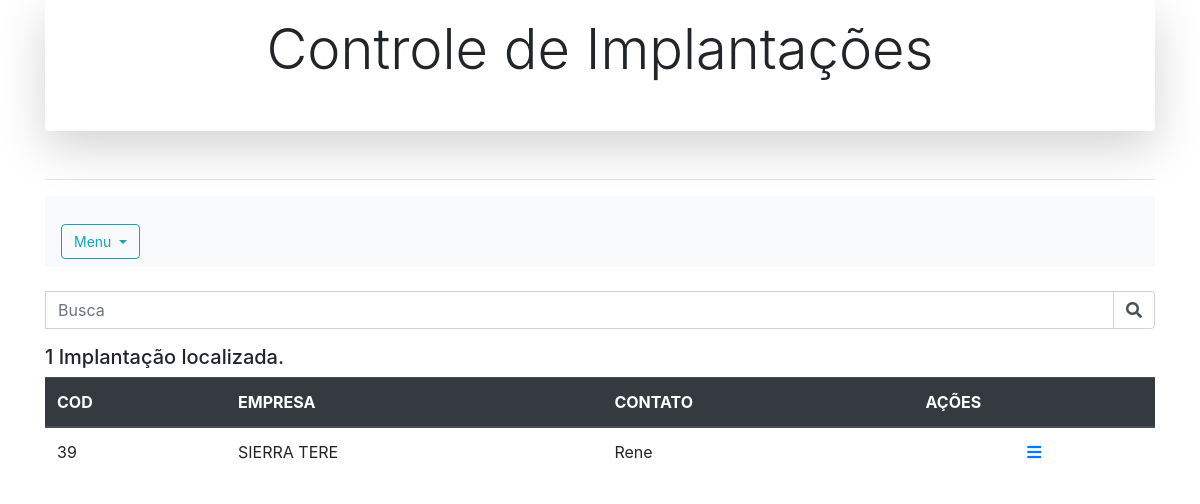
Screenshot of /index.php?procura=SIERRA TERE with the database file from the repository.
### tables this page shows
CREATE TABLE `cliente` (
  `id_cliente` int(11) NOT NULL,
  `data_cadastro` timestamp NOT NULL DEFAULT CURRENT_TIMESTAMP,
  `razaosocial` varchar(100) NOT NULL,
  `contato` varchar(50) NOT NULL,
  `obs` varchar(200) DEFAULT NULL,
  `ativo` varchar(5) NOT NULL,
  `data_encerramento` timestamp NULL DEFAULT CURRENT_TIMESTAMP
);

### index.php (the view, shortened to what this page needs)
<?php
include_once "conecta.php";
include "cabecalho.php";
?>
<nav class="navbar navbar-expand-lg navbar-light bg-light">
    <div class="btn-group">
        <button type="button" class="btn btn-outline-info dropdown-toggle" data-toggle="dropdown" aria-haspopup="true" aria-expanded="false">
            Menu
        </button>
</nav>
<br>
<table class="table table-hover" width="100%">
    <thead class="thead-dark">
        <tr>
            <th>COD</th>
            <th>EMPRESA</th>
            <th>CONTATO</th>
            <th>AÇÕES</th>
        </tr>
    </thead>
    <form>
        <div class="form-group input-group">
            <input type="text" class="form-control" name="procura" placeholder="Busca">
            <div class="input-group-append">
                <div class="input-group-text" style="background-color: #FFF"><i class="fas fa-search"></i></div>
            </div>
        </div>
    </form>
    <?php
    $p = $_GET["procura"];
    $stmt = $conn->prepare("SELECT *
                            FROM cliente
                            WHERE ativo = 'T' AND
                                  razaosocial LIKE '%$p%' OR
                                  contato     LIKE '%$p%' OR
                                  id_cliente = '{$p}' ");
    $stmt->execute();
    $count = $stmt->rowCount();
    if ($count == 0) {
        echo ("<h5>Não Localizado implantações para o cliente $p</h5>");
    } else if ($count == 1) {
        echo ("<h5>" . $count . " Implantação localizada.</h5>");
    } else if ($count > 1) {
        echo ("<h5>". $count . " Implantações localizadas</h5>");
    }
    while ($rs = $stmt->fetch(PDO::FETCH_OBJ)) {
    ?>
        <tr>
            <td><?php echo $rs->id_cliente; ?> </td>
            <td><?php echo $rs->razaosocial; ?> </td>
            <td><?php echo $rs->contato; ?></td>
            <td>
                <center>
                    <a href=implantacao.php?id=<?php echo $rs->id_cliente; ?> <i class="fas fa-bars"></i></a>
                </center>
            </td>
        </tr>
    <?php
    }
    ?>
</table>
</div>
<? include "scripts.php"; ?>

### css/styles.css (style rules this page uses)
html { height: 100%; }
body { height: 100%; }
form { padding-top: 10px; font-size: 14px; margin-top: 30px; }
.btn { font-size: 14px; margin-top: 20px; }

### rows the page displays
cliente: id_cliente "39", razaosocial "SIERRA TERE", contato "Rene"

### other values shown
$count "1"
